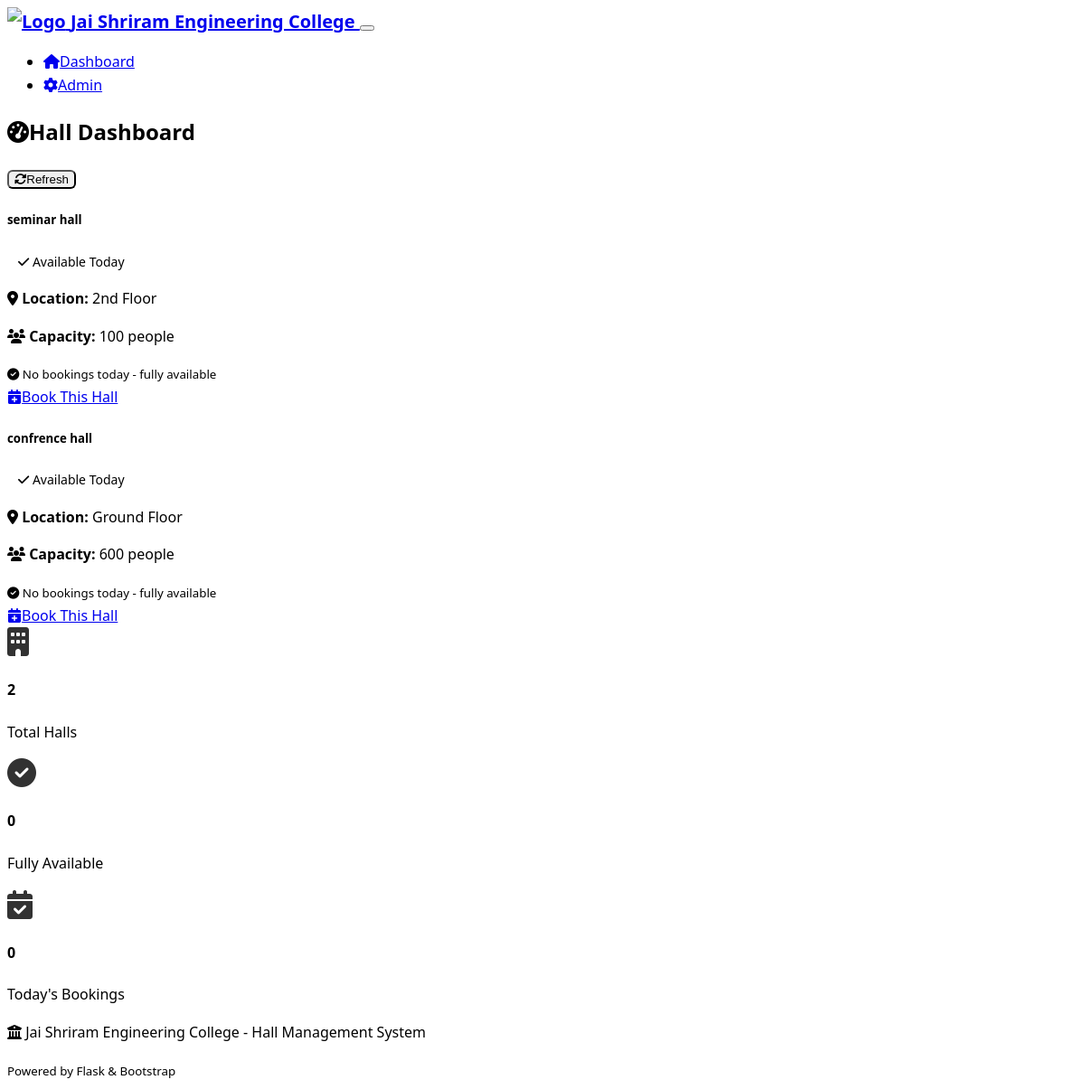
The page / on the database its author committed.
### models.py (models this page shows, shortened)
class Settings(db.Model):
    id = db.Column(Integer, primary_key=True)
    college_name = db.Column(String(200), default='College Name')
    college_logo_url = db.Column(String(500))
    admin_emails = db.Column(Text)  # Comma-separated email addresses
    is_setup_complete = db.Column(Boolean, default=False)
    created_at = db.Column(DateTime, default=datetime.utcnow)
    updated_at = db.Column(DateTime, default=datetime.utcnow, onupdate=datetime.utcnow)

class Hall(db.Model):
    id = db.Column(Integer, primary_key=True)
    name = db.Column(String(100), nullable=False, unique=True)
    capacity = db.Column(Integer, nullable=False)
    location = db.Column(String(200), nullable=False)
    description = db.Column(Text)
    is_available = db.Column(Boolean, default=True, nullable=False)
    created_at = db.Column(DateTime, default=datetime.utcnow)
    bookings = db.relationship('Booking', backref='hall', lazy=True, cascade='all, delete-orphan')

### routes.py (the view)
@app.route('/')
def index():
    settings = Settings.query.first()
    if not settings or not settings.is_setup_complete:
        return redirect(url_for('setup'))
    halls = Hall.query.all()
    from datetime import date
    today = date.today()
    hall_bookings = {}
    for hall in halls:
        today_bookings = Booking.query.filter(
            Booking.hall_id == hall.id,
            Booking.booking_date == today,
            Booking.status == 'active'
        ).order_by(Booking.start_time).all()
        hall_bookings[hall.id] = today_bookings
    total_bookings = sum(len(bookings) for bookings in hall_bookings.values())
    return render_template('dashboard.html', halls=halls, settings=settings, hall_bookings=hall_bookings, today=today, total_bookings=total_bookings)

### app.py (called while the page is built)
@app.context_processor
def inject_settings():
    from models import Settings
    settings = Settings.query.first()
    return dict(settings=settings)

### templates/dashboard.html (shortened to what this page needs)
{% extends "base.html" %}
{% block content %}
<div class="d-flex justify-content-between align-items-center mb-4">
    <h2>
        <i class="fas fa-tachometer-alt me-2"></i>Hall Dashboard
    </h2>
    <div>
        <button class="btn btn-outline-primary" onclick="refreshHalls()">
            <i class="fas fa-sync-alt me-1"></i>Refresh
        </button>
    </div>
</div>
{% if not halls %}
    <div class="row justify-content-center">
        <div class="col-md-6">
            <div class="card text-center">
                <div class="card-body py-5">
                    <i class="fas fa-building fa-3x text-muted mb-3"></i>
                    <h5 class="card-title">No Halls Available</h5>
                    <p class="card-text text-muted">
                        No halls have been added to the system yet.
                        Please contact your administrator to add halls.
                    </p>
                    <a href="{{ url_for('admin') }}" class="btn btn-primary">
                        <i class="fas fa-plus me-1"></i>Go to Admin Panel
                    </a>
                </div>
            </div>
        </div>
    </div>
{% else %}
    <div class="row" id="halls-container">
        {% for hall in halls %}
            <div class="col-md-6 col-lg-4 mb-4">
                <div class="card h-100">
                    <div class="card-header d-flex justify-content-between align-items-center">
                        <h5 class="card-title mb-0">{{ hall.name }}</h5>
                        {% set today_bookings = hall_bookings.get(hall.id, []) %}
                        <span class="badge bg-{{ 'success' if not today_bookings else 'warning' }}">
                            <i class="fas fa-{{ 'check' if not today_bookings else 'clock' }} me-1"></i>
                            {{ 'Available Today' if not today_bookings else (today_bookings|length ~ ' booking' ~ ('s' if today_bookings|length > 1 else '')) }}
                        </span>
                    </div>
                    <div class="card-body">
                        <p class="card-text mb-2">
                            <i class="fas fa-map-marker-alt me-2 text-muted"></i>
                            <strong>Location:</strong> {{ hall.location }}
                        </p>
                        <p class="card-text mb-2">
                            <i class="fas fa-users me-2 text-muted"></i>
                            <strong>Capacity:</strong> {{ hall.capacity }} people
                        </p>
                        {% if today_bookings %}
                            <div class="mt-3">
                                <h6 class="text-muted mb-2">
                                    <i class="fas fa-calendar me-1"></i>Today's Bookings:
                                </h6>
                                <div class="booking-slots">
                                    {% for booking in today_bookings %}
                                        <div class="small text-muted mb-1">
                                            <i class="fas fa-clock me-1"></i>
                                            {{ booking.start_time.strftime('%H:%M') }} - {{ booking.end_time.strftime('%H:%M') }}
                                            <span class="ms-1">({{ booking.student_name }})</span>
                                        </div>
                                    {% endfor %}
                                </div>
                            </div>
                        {% else %}
                            <div class="mt-3 text-center">
                                <small class="text-success">
                                    <i class="fas fa-check-circle me-1"></i>
                                    No bookings today - fully available
                                </small>
                            </div>
                        {% endif %}
                    </div>
                    <div class="card-footer">
                        <a href="{{ url_for('book_hall', hall_id=hall.id) }}" class="btn btn-primary w-100">
                            <i class="fas fa-calendar-plus me-1"></i>Book This Hall
                        </a>
                    </div>
                </div>
            </div>
        {% endfor %}
    </div>
    <div class="row mt-5">
        <div class="col-md-4">
            <div class="card text-center">
                <div class="card-body">
                    <i class="fas fa-building fa-2x text-primary mb-2"></i>
                    <h4 class="card-title">{{ halls|length }}</h4>
                    <p class="card-text text-muted">Total Halls</p>
                </div>
            </div>
        </div>
        <div class="col-md-4">
            <div class="card text-center">
                <div class="card-body">
                    <i class="fas fa-check-circle fa-2x text-success mb-2"></i>
                    <h4 class="card-title">{{ halls|length - hall_bookings.keys()|list|length }}</h4>
                    <p class="card-text text-muted">Fully Available</p>
                </div>
            </div>
        </div>
        <div class="col-md-4">
            <div class="card text-center">
                <div class="card-body">
                    <i class="fas fa-calendar-check fa-2x text-warning mb-2"></i>
                    <h4 class="card-title">{{ total_bookings }}</h4>
                    <p class="card-text text-muted">Today's Bookings</p>
                </div>
            </div>
        </div>
    </div>
{% endif %}
{% endblock %}

### templates/base.html (shortened to what this page needs)
<!DOCTYPE html>
<html lang="en" data-bs-theme="dark">
<head>
    <link href="https://cdn.replit.com/agent/bootstrap-agent-dark-theme.min.css" rel="stylesheet">
    <link rel="stylesheet" href="https://cdnjs.cloudflare.com/ajax/libs/font-awesome/6.4.0/css/all.min.css">
    <link rel="stylesheet" href="{{ url_for('static', filename='css/custom.css') }}">
</head>
<body>
    <nav class="navbar navbar-expand-lg navbar-dark bg-dark">
        <div class="container">
            <a class="navbar-brand d-flex align-items-center" href="{{ url_for('index') }}">
                {% if settings and settings.college_logo_url %}
                    <img src="{{ settings.college_logo_url }}" alt="Logo" height="30" class="me-2">
                {% else %}
                    <i class="fas fa-university me-2"></i>
                {% endif %}
                {{ settings.college_name if settings else 'Hall Management System' }}
            </a>
            <button class="navbar-toggler" type="button" data-bs-toggle="collapse" data-bs-target="#navbarNav">
            </button>
            <div class="collapse navbar-collapse" id="navbarNav">
                <ul class="navbar-nav ms-auto">
                    <li class="nav-item">
                        <a class="nav-link" href="{{ url_for('index') }}">
                            <i class="fas fa-home me-1"></i>Dashboard
                        </a>
                    </li>
                    <li class="nav-item">
                        <a class="nav-link" href="{{ url_for('admin') }}">
                            <i class="fas fa-cog me-1"></i>Admin
                        </a>
                    </li>
                </ul>
            </div>
        </div>
    </nav>
    <main class="container mt-4">
        {% block content %}{% endblock %}
    </main>
    <footer class="bg-dark text-light py-4 mt-5">
        <div class="container text-center">
            <p class="mb-0">
                <i class="fas fa-university me-2"></i>
                {{ settings.college_name if settings else 'College Name' }} - Hall Management System
            </p>
            <small class="text-muted">Powered by Flask & Bootstrap</small>
        </div>
    </footer>
</body>
</html>

### static/css/custom.css (style rules this page uses)
:root { --hall-primary: #0d6efd; --hall-success: #198754; --hall-danger: #dc3545; --hall-warning: #ffc107; --hall-info: #0dcaf0; }
body { font-family: 'Segoe UI', Tahoma, Geneva, Verdana, sans-serif; line-height: 1.6; }
.card { transition: transform 0.2s ease-in-out, box-shadow 0.2s ease-in-out; border: 1px solid var(--bs-border-color); }
.badge { font-size: 0.875rem; padding: 0.5rem 0.75rem; }
.btn { border-radius: 6px; font-weight: 500; transition: all 0.2s ease-in-out; }
.navbar-brand { font-weight: 600; font-size: 1.25rem; }
.navbar-nav .nav-link { font-weight: 500; transition: color 0.2s ease-in-out; }
.card-body i.fa-2x { opacity: 0.8; }
footer { margin-top: auto; }
.container > .row > .col-md-6, .container > .row > .col-lg-4 { animation: fadeIn 0.5s ease-in-out; }

### rows shown on the page
Settings: college_name "Jai Shriram Engineering College"
Hall: name "seminar hall", value "Available Today", location "2nd Floor", capacity "100"
Hall: name "confrence hall", value "Available Today", location "Ground Floor", capacity "600"

### other values the page prints
{{ halls|length }} "2"
{{ halls|length - hall_bookings.keys()|list|length }} "0"
{{ total_bookings }} "0"
